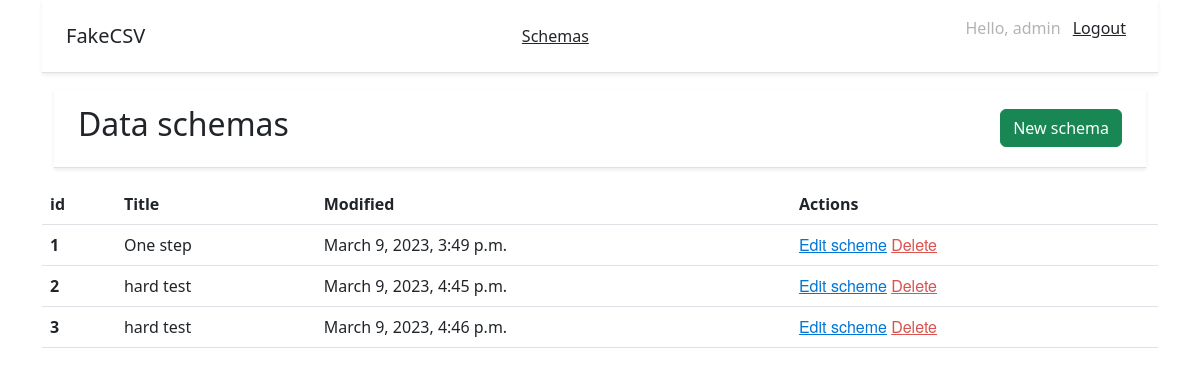
The app's page / (signed in) with its own data.
### mystical_users/models.py (models this page shows, shortened)
class Schema(models.Model):
    title = models.CharField(max_length=100, verbose_name='Title', blank=True)
    modified = models.DateTimeField(auto_now_add=True, verbose_name='Modified')

### mystical_users/views.py (the view)
# urls.py: path("", views.schemas, name='schemas'),
@login_required
def schemas(request):
    schemes = Schema.objects.all()
    context = {'schemes': schemes}
    return render(request, 'schemas.html', context)

### mystical_users/templates/schemas.html (shortened to what this page needs)
{% extends 'base.html' %}
{% block content %}
<div class="container">
  <div class="d-flex flex-column flex-md-row align-items-center justify-content-between p-3 px-md-4 mb-3 bg-white border-bottom shadow-sm">
    <h2>Data schemas</h2>
    <nav class="my-2 my-md-0">
      <a class="btn btn-success" type="submit" href="{% url 'new_schema' %}">New schema</a>
    </nav>
  </div>
</div>
<table class="table">
  <thead>
    <tr>
      <th scope="col">id</th>
      <th scope="col">Title</th>
      <th scope="col">Modified</th>
      <th scope="col">Actions</th>
    </tr>
  </thead>
  <tbody>
  {% for item in schemes %}
  <tr>
     <th scope="row">{{ item.id }}</th>
     <td>{{ item.title }}</td>
     <td>{{ item.modified }}</td>
      <td> <a href="" id="Edit">Edit scheme</a> <a href="" id="Delete">Delete</a></td>
  </tr>
{% endfor %}
  </tbody>
</table>
{% endblock %}

### mystical_users/templates/base.html (shortened to what this page needs)
<!doctype html>
<html lang="ru">
<head>
    <link href="https://cdn.jsdelivr.net/npm/bootstrap@5.3.0-alpha1/dist/css/bootstrap.min.css" rel="stylesheet">
    {% load static %}
    {% block extrastyle %}
    <link rel="stylesheet" href="{% static 'css/login.css' %}">
    <link rel="stylesheet" href="{% static 'css/schemas.css' %}">
    {% endblock %}
</head>
<body>
<div class="container">
  <div class="d-flex flex-column flex-md-row align-items-center justify-content-between p-3 px-md-4 mb-3 bg-white border-bottom shadow-sm">
      <div>
      <h5 class="my-0 font-weight-normal">FakeCSV</h5>
         </div>
         <div>
      <a class="p-2 text-dark" href="{% url 'schemas' %}">Schemas</a>
        </div>
    {% if request.user.is_authenticated %}
    <nav class="my-2 my-md-0" style="color: rgba(0, 0, 0, 0.3);">
      <p>Hello, {{ request.user.username }} <a class="p-2 text-dark" href="{% url 'logout' %}">Logout</a></p>
    </nav>
    {% endif %}
  </div>
</div>
    <div class="container">
        {% block content %}{% endblock %}
    </div>
</body>
</html>

### static/css/schemas.css (style rules this page uses)
#Edit { font-family: 'Helvetica Neue'; font-style: normal; font-weight: 400; font-size: 16px; line-height: 21px; color: #0275D8; }
#Delete { font-family: 'Helvetica Neue'; font-style: normal; font-weight: 400; font-size: 16px; line-height: 21px; color: #D9534F; }

### records on screen
Schema: id "1", title "One step", modified "March 9, 2023, 3:49 p.m."
Schema: id "2", title "hard test", modified "March 9, 2023, 4:45 p.m."
Schema: id "3", title "hard test", modified "March 9, 2023, 4:46 p.m."

### other values on screen
{{ request.user.username }} "admin"
